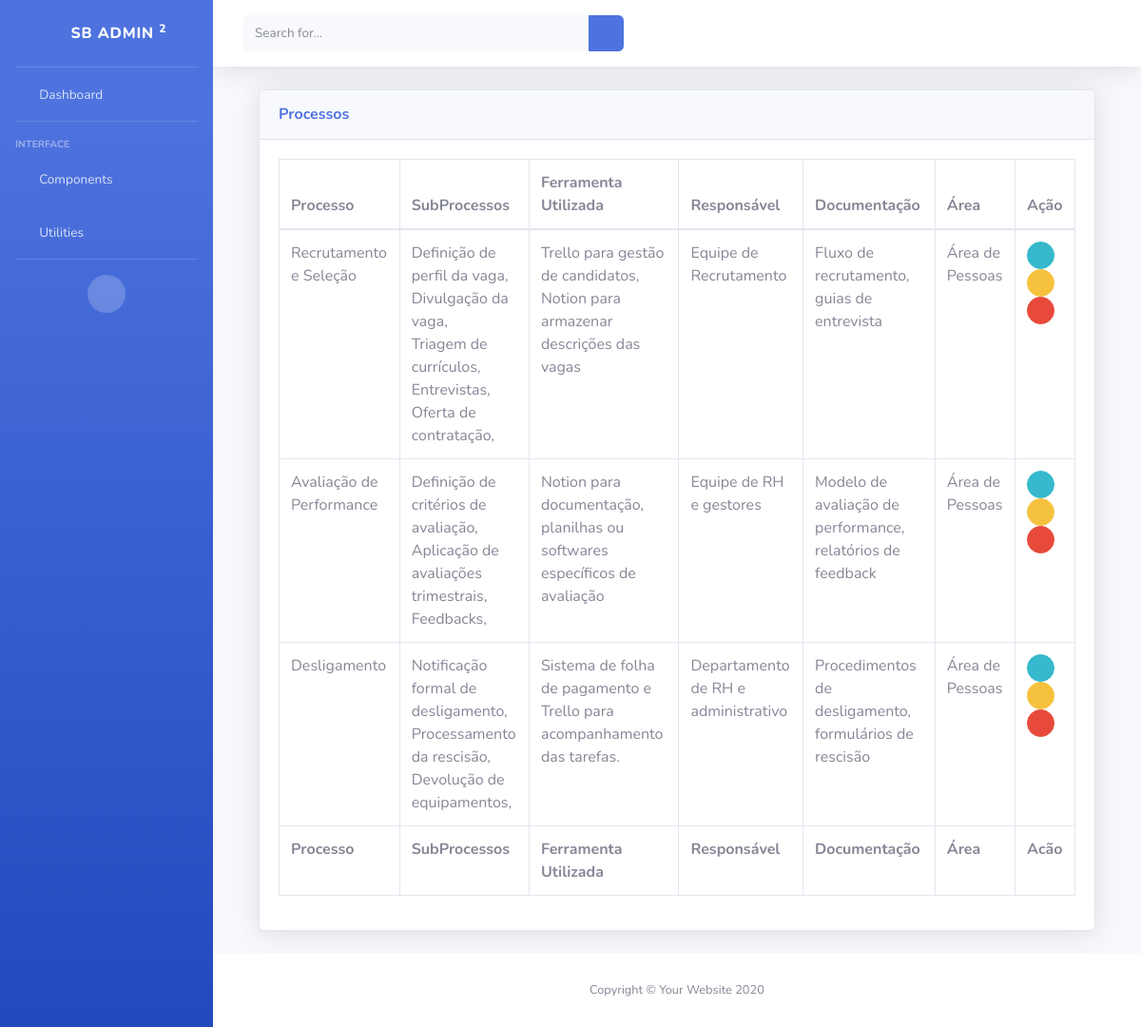
The page /processo/ on the database its author committed.
### processo/models.py (models this page shows, shortened)
class Processo(models.Model):
    nome_processo = models.CharField(max_length=200)
    ferramenta_utilizada = models.CharField(max_length=400)
    responsavel = models.CharField(max_length=400)
    documentacao = models.CharField(max_length=400)
    subprocesso = models.ManyToManyField(SubProcesso, related_name='processos', blank=True)
    area = models.ForeignKey(Area, on_delete=models.CASCADE,null=True, blank=True, related_name='processos')

class SubProcesso(models.Model):
    nome_subprocesso = models.CharField(max_length=200)
    parent_subprocesso = models.ManyToManyField('self', symmetrical=False, related_name='subprocessos_filhos', blank=True)

### area/models.py (models this page shows)
class Area(models.Model):
    nome_area = models.CharField(max_length=200,null=False, blank=False)
    def __str__(self):
        return self.nome_area

### processo/views.py (the view)
def processo_list(request):
    processo = Processo.objects.all()
    return render(request, 'processo/processo_list.html', {'processos':processo})

### processo/templates/processo/processo_list.html
{% extends 'base.html' %}
{% block content %}
<div class="container-fluid">
    <div class="card shadow mb-4">
        <div class="card-header py-3">
            <h6 class="m-0 font-weight-bold text-primary">Processos</h6>
        </div>
        <div class="card-body">
            <div class="table-responsive">
                <table class="table table-bordered" id="dataTable" width="100%" cellspacing="0">
                    <thead>
                        <tr>
                            <th>Processo</th>
                            <th>SubProcessos</th>
                            <th>Ferramenta Utilizada</th>
                            <th>Responsável</th>
                            <th>Documentação</th>
                            <th>Área</th>
                            <th>Ação</th>
                        </tr>
                    </thead>
                    <tfoot>
                        <tr>
                            <th>Processo</th>
                            <th>SubProcessos</th>
                            <th>Ferramenta Utilizada</th>
                            <th>Responsável</th>
                            <th>Documentação</th>
                            <th>Área</th>
                            <th>Acão</th>
                        </tr>
                    </tfoot>
                    <tbody>
                        {% for processo in processos %}
                        <tr>
                            <td>{{ processo.nome_processo }}</td>
                            <td>
                                {% if processo.subprocesso.all %}
                                    {% for subprocesso in processo.subprocesso.all %}
                                        {{ subprocesso.nome_subprocesso }}, <br>
                                    {% endfor %}
                                {% else %}
                                    Sem SubProcesso
                                {% endif %}
                            </td>
                            <td>{{ processo.ferramenta_utilizada }}</td>
                            <td>{{ processo.responsavel }}</td>
                            <td>{{ processo.documentacao }}</td>
                            <td>{{ processo.area }}</td>
                            <td>
                                <a href="{% url 'processo_detail' pk=processo.pk %}" class="btn btn-info btn-circle btn-sm">
                                    <i class="fas fa-info-circle"></i>
                                </a>
                                <a href="{% url 'processo_edit' pk=processo.pk %}" class="btn btn-warning btn-circle btn-sm">
                                    <i class="fas fa-exclamation-triangle"></i>
                                </a>
                                <a href="{% url 'processo_delete' pk=processo.pk %}" class="btn btn-danger btn-circle btn-sm">
                                    <i class="fas fa-trash"></i>
                                </a>
                            </td>
                        </tr>
                        {% endfor %}
                    </tbody>
                </table>
            </div>
        </div>
    </div>
</div>
{% endblock %}

### templates/base.html (shortened to what this page needs)
{% load static %}
<!DOCTYPE html>
<html lang="en">
<head>
    <link href={% static "fontawesome-free/css/all.min.css" %} rel="stylesheet" type="text/css">
    <link href={% static "css/sb-admin-2.min.css" %} rel="stylesheet">
</head>
<body id="page-top">
    <div id="wrapper">
        <ul class="navbar-nav bg-gradient-primary sidebar sidebar-dark accordion" id="accordionSidebar">
            <a class="sidebar-brand d-flex align-items-center justify-content-center" href="/">
                <div class="sidebar-brand-icon rotate-n-15">
                    <i class="fas fa-laugh-wink"></i>
                </div>
                <div class="sidebar-brand-text mx-3">SB Admin <sup>2</sup></div>
            </a>
            <hr class="sidebar-divider my-0">
            <li class="nav-item">
                <a class="nav-link" href="/">
                    <i class="fas fa-fw fa-tachometer-alt"></i>
                    <span>Dashboard</span></a>
            </li>
            <hr class="sidebar-divider">
            <div class="sidebar-heading">
                Interface
            </div>
            <li class="nav-item">
                <a class="nav-link collapsed" href="#" data-toggle="collapse" data-target="#collapseTwo"
                    aria-expanded="true" aria-controls="collapseTwo">
                    <i class="fas fa-fw fa-cog"></i>
                    <span>Components</span>
                </a>
            </li>
            <li class="nav-item">
                <a class="nav-link collapsed" href="#" data-toggle="collapse" data-target="#collapseUtilities"
                    aria-expanded="true" aria-controls="collapseUtilities">
                    <i class="fas fa-fw fa-wrench"></i>
                    <span>Utilities</span>
                </a>
            </li>
            <hr class="sidebar-divider">
            <div class="text-center d-none d-md-inline">
                <button class="rounded-circle border-0" id="sidebarToggle"></button>
            </div>
        </ul>
        <div id="content-wrapper" class="d-flex flex-column">
            <div id="content">
                <nav class="navbar navbar-expand navbar-light bg-white topbar mb-4 static-top shadow">
                    <form
                        class="d-none d-sm-inline-block form-inline mr-auto ml-md-3 my-2 my-md-0 mw-100 navbar-search">
                        <div class="input-group">
                            <input type="text" class="form-control bg-light border-0 small" placeholder="Search for..."
                                aria-label="Search" aria-describedby="basic-addon2">
                            <div class="input-group-append">
                                <button class="btn btn-primary" type="button">
                                    <i class="fas fa-search fa-sm"></i>
                                </button>
                            </div>
                        </div>
                    </form>
                </nav>
                <div class="container-fluid">
                    {% block content %}{% endblock %}
                </div>
            </div>
            <footer class="sticky-footer bg-white">
                <div class="container my-auto">
                    <div class="copyright text-center my-auto">
                        <span>Copyright &copy; Your Website 2020</span>
                    </div>
                </div>
            </footer>
        </div>
    </div>
</body>
</html>

### rows shown on the page
Processo: nome_processo "Recrutamento e Seleção", ferramenta_utilizada "Trello para gestão de candidatos, Notion para armazenar descrições das vagas", responsavel "Equipe de Recrutamento", documentacao "Fluxo de recrutamento, guias de entrevista", area "Área de Pessoas"
SubProcesso: nome_subprocesso "Definição de perfil da vaga"
SubProcesso: nome_subprocesso "Divulgação da vaga"
SubProcesso: nome_subprocesso "Triagem de currículos"
SubProcesso: nome_subprocesso "Entrevistas"
SubProcesso: nome_subprocesso "Oferta de contratação"
Processo: nome_processo "Avaliação de Performance", ferramenta_utilizada "Notion para documentação, planilhas ou softwares específicos de avaliação", responsavel "Equipe de RH e gestores", documentacao "Modelo de avaliação de performance, relatórios de feedback", area "Área de Pessoas"
SubProcesso: nome_subprocesso "Definição de critérios de avaliação"
SubProcesso: nome_subprocesso "Aplicação de avaliações trimestrais"
SubProcesso: nome_subprocesso "Feedbacks"
Processo: nome_processo "Desligamento", ferramenta_utilizada "Sistema de folha de pagamento e Trello para acompanhamento das tarefas.", responsavel "Departamento de RH e administrativo", documentacao "Procedimentos de desligamento, formulários de rescisão", area "Área de Pessoas"
SubProcesso: nome_subprocesso "Notificação formal de desligamento"
SubProcesso: nome_subprocesso "Processamento da rescisão"
SubProcesso: nome_subprocesso "Devolução de equipamentos"
